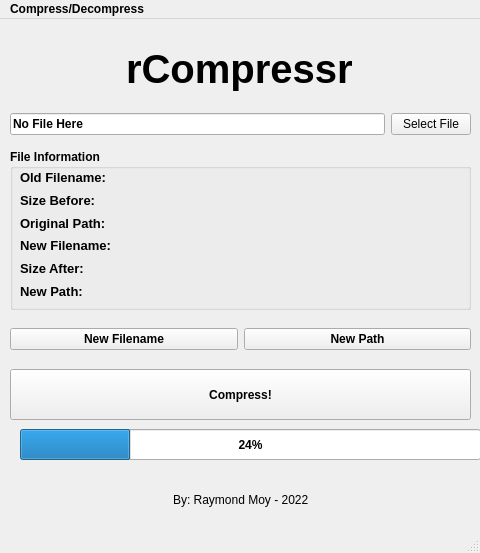
<?xml version="1.0" encoding="UTF-8"?>
<ui version="4.0">
 <class>MainWindow</class>
 <widget class="QMainWindow" name="MainWindow">
  <property name="geometry">
   <rect>
    <x>0</x>
    <y>0</y>
    <width>480</width>
    <height>553</height>
   </rect>
  </property>
  <property name="font">
   <font>
    <weight>75</weight>
    <bold>true</bold>
   </font>
  </property>
  <property name="windowTitle">
   <string>MainWindow</string>
  </property>
  <widget class="QWidget" name="centralwidget">
   <widget class="QWidget" name="horizontalLayoutWidget">
    <property name="geometry">
     <rect>
      <x>9</x>
      <y>10</y>
      <width>461</width>
      <height>80</height>
     </rect>
    </property>
    <layout class="QHBoxLayout" name="horizontalLayout_2">
     <item>
      <spacer name="horizontalSpacer">
       <property name="orientation">
        <enum>Qt::Horizontal</enum>
       </property>
       <property name="sizeHint" stdset="0">
        <size>
         <width>40</width>
         <height>20</height>
        </size>
       </property>
      </spacer>
     </item>
     <item>
      <widget class="QLabel" name="label">
       <property name="font">
        <font>
         <pointsize>30</pointsize>
         <weight>75</weight>
         <bold>true</bold>
        </font>
       </property>
       <property name="text">
        <string>rCompressr</string>
       </property>
      </widget>
     </item>
     <item>
      <spacer name="horizontalSpacer_2">
       <property name="orientation">
        <enum>Qt::Horizontal</enum>
       </property>
       <property name="sizeHint" stdset="0">
        <size>
         <width>40</width>
         <height>20</height>
        </size>
       </property>
      </spacer>
     </item>
    </layout>
   </widget>
   <widget class="QWidget" name="horizontalLayoutWidget_2">
    <property name="geometry">
     <rect>
      <x>10</x>
      <y>80</y>
      <width>461</width>
      <height>51</height>
     </rect>
    </property>
    <layout class="QHBoxLayout" name="horizontalLayout_3">
     <item>
      <widget class="QLineEdit" name="lineEdit">
       <property name="text">
        <string>No File Here</string>
       </property>
      </widget>
     </item>
     <item>
      <widget class="QPushButton" name="pushButton">
       <property name="font">
        <font>
         <weight>50</weight>
         <bold>false</bold>
        </font>
       </property>
       <property name="text">
        <string>Select File</string>
       </property>
      </widget>
     </item>
    </layout>
   </widget>
   <widget class="QGroupBox" name="groupBox">
    <property name="geometry">
     <rect>
      <x>10</x>
      <y>130</y>
      <width>461</width>
      <height>161</height>
     </rect>
    </property>
    <property name="title">
     <string>File Information</string>
    </property>
    <widget class="QWidget" name="verticalLayoutWidget">
     <property name="geometry">
      <rect>
       <x>10</x>
       <y>20</y>
       <width>441</width>
       <height>131</height>
      </rect>
     </property>
     <layout class="QVBoxLayout" name="verticalLayout_3">
      <item>
       <widget class="QLabel" name="label_2">
        <property name="font">
         <font>
          <pointsize>10</pointsize>
          <weight>75</weight>
          <bold>true</bold>
         </font>
        </property>
        <property name="text">
         <string>Old Filename:</string>
        </property>
       </widget>
      </item>
      <item>
       <widget class="QLabel" name="label_4">
        <property name="font">
         <font>
          <pointsize>10</pointsize>
          <weight>75</weight>
          <bold>true</bold>
         </font>
        </property>
        <property name="text">
         <string>Size Before:</string>
        </property>
       </widget>
      </item>
      <item>
       <widget class="QLabel" name="label_5">
        <property name="font">
         <font>
          <pointsize>10</pointsize>
          <weight>75</weight>
          <bold>true</bold>
         </font>
        </property>
        <property name="text">
         <string>Original Path:</string>
        </property>
       </widget>
      </item>
      <item>
       <widget class="QLabel" name="label_6">
        <property name="font">
         <font>
          <pointsize>10</pointsize>
          <weight>75</weight>
          <bold>true</bold>
         </font>
        </property>
        <property name="text">
         <string>New Filename:</string>
        </property>
       </widget>
      </item>
      <item>
       <widget class="QLabel" name="label_7">
        <property name="font">
         <font>
          <pointsize>10</pointsize>
          <weight>75</weight>
          <bold>true</bold>
         </font>
        </property>
        <property name="text">
         <string>Size After:</string>
        </property>
       </widget>
      </item>
      <item>
       <widget class="QLabel" name="label_8">
        <property name="font">
         <font>
          <pointsize>10</pointsize>
          <weight>75</weight>
          <bold>true</bold>
         </font>
        </property>
        <property name="text">
         <string>New Path:</string>
        </property>
       </widget>
      </item>
     </layout>
    </widget>
   </widget>
   <widget class="QWidget" name="horizontalLayoutWidget_3">
    <property name="geometry">
     <rect>
      <x>10</x>
      <y>290</y>
      <width>461</width>
      <height>61</height>
     </rect>
    </property>
    <layout class="QHBoxLayout" name="horizontalLayout_5">
     <item>
      <widget class="QPushButton" name="pushButton_2">
       <property name="text">
        <string>New Filename</string>
       </property>
      </widget>
     </item>
     <item>
      <widget class="QPushButton" name="pushButton_3">
       <property name="text">
        <string>New Path</string>
       </property>
      </widget>
     </item>
    </layout>
   </widget>
   <widget class="QWidget" name="horizontalLayoutWidget_4">
    <property name="geometry">
     <rect>
      <x>10</x>
      <y>460</y>
      <width>461</width>
      <height>41</height>
     </rect>
    </property>
    <layout class="QHBoxLayout" name="horizontalLayout_7">
     <item>
      <spacer name="horizontalSpacer_3">
       <property name="orientation">
        <enum>Qt::Horizontal</enum>
       </property>
       <property name="sizeHint" stdset="0">
        <size>
         <width>40</width>
         <height>20</height>
        </size>
       </property>
      </spacer>
     </item>
     <item>
      <widget class="QLabel" name="label_3">
       <property name="font">
        <font>
         <weight>50</weight>
         <bold>false</bold>
        </font>
       </property>
       <property name="text">
        <string>By: Raymond Moy - 2022</string>
       </property>
      </widget>
     </item>
     <item>
      <spacer name="horizontalSpacer_4">
       <property name="orientation">
        <enum>Qt::Horizontal</enum>
       </property>
       <property name="sizeHint" stdset="0">
        <size>
         <width>40</width>
         <height>20</height>
        </size>
       </property>
      </spacer>
     </item>
    </layout>
   </widget>
   <widget class="QPushButton" name="pushButton_4">
    <property name="geometry">
     <rect>
      <x>10</x>
      <y>350</y>
      <width>461</width>
      <height>51</height>
     </rect>
    </property>
    <property name="text">
     <string>Compress!</string>
    </property>
   </widget>
   <widget class="QProgressBar" name="progressBar">
    <property name="geometry">
     <rect>
      <x>20</x>
      <y>410</y>
      <width>461</width>
      <height>31</height>
     </rect>
    </property>
    <property name="value">
     <number>24</number>
    </property>
   </widget>
  </widget>
  <widget class="QStatusBar" name="statusbar"/>
  <widget class="QMenuBar" name="menuBar">
   <property name="geometry">
    <rect>
     <x>0</x>
     <y>0</y>
     <width>480</width>
     <height>21</height>
    </rect>
   </property>
   <widget class="QMenu" name="menuCompress_Decompress">
    <property name="title">
     <string>Compress/Decompress</string>
    </property>
    <addaction name="actionCompress"/>
    <addaction name="actionDecompress"/>
   </widget>
   <addaction name="menuCompress_Decompress"/>
  </widget>
  <action name="actionCompress">
   <property name="text">
    <string>Compress</string>
   </property>
  </action>
  <action name="actionDecompress">
   <property name="text">
    <string>Decompress</string>
   </property>
  </action>
 </widget>
 <resources/>
 <connections/>
</ui>
